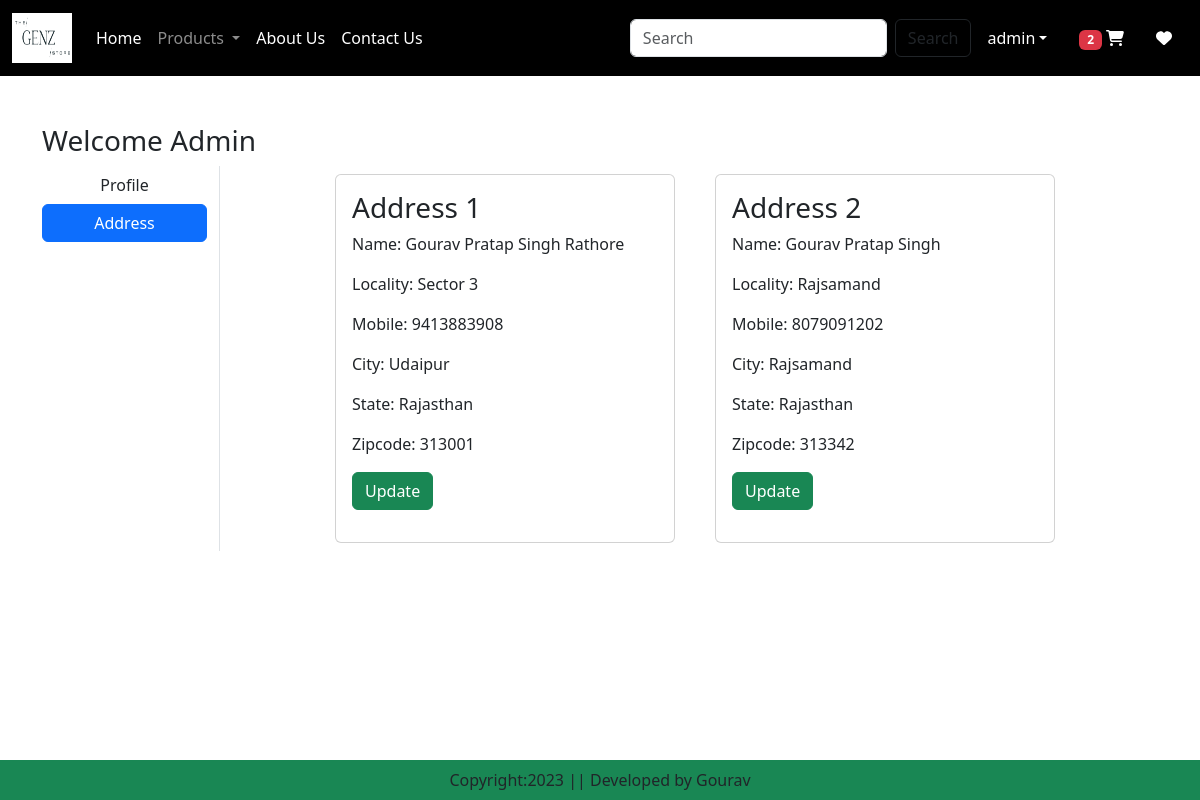
Page /address/ (signed in) on the earlier database version.
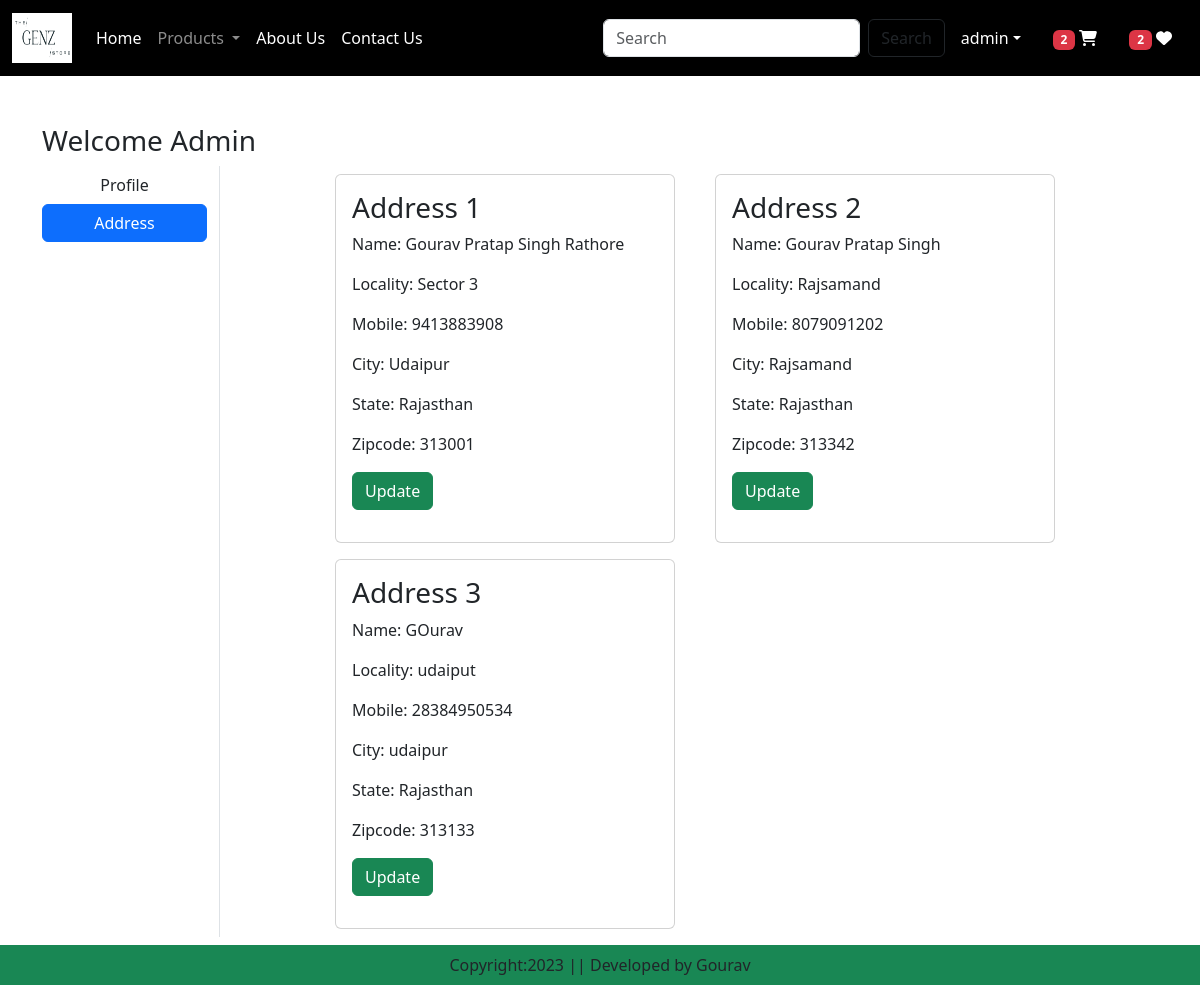
Same page on the later database version.
### app/models.py (models this page shows, shortened)
class Customer(models.Model):
    user = models.ForeignKey(User, on_delete=models.CASCADE)
    name = models.CharField(max_length=200)
    locality = models.CharField(max_length=200)
    city = models.CharField(max_length=200)
    mobile = models.IntegerField(default=0)
    zipcode = models.IntegerField()
    state = models.CharField(choices = STATE_CHOICES, max_length=100)

### app/views.py (the view)
# urls.py: path('address/', views.address, name="address"),
@login_required
def address(request):
    add=Customer.objects.filter(user=request.user)
    totalitem = 0
    wishitem=0
    if request.user.is_authenticated:
        totalitem = len(Cart.objects.filter(user=request.user))
        wishitem = len(Wishlist.objects.filter(user=request.user))
    return render(request, "app/address.html", locals())

### app/templates/app/address.html (shortened to what this page needs)
{% extends 'app/base.html' %}
{% load static %}
{% block main-content %}
<div class="container my-5">
    <div class="row">
        <h3>Welcome <span class="text-capitalize">{{request.user}}</span></h3>
        <div class="col-sm-2 border-end">
            <ul class="list-unstyled">
                <li class="d-grid"><a href="{% url 'profile' %}" class="btn">Profile</a></li>
                <li class="d-grid"><a href="{% url 'address' %}" class="btn btn-primary">Address</a></li>
            </ul>
        </div>
        <div class=" col-sm-8 offset-sm-1">
            <div class="row">
                {% for ad in add %}
                    <div class="col-sm-6">
                        <div class="card m-2">
                            <div class="card-body">
                                <h3>Address {{forloop.counter}}</h3>
                                <p>Name: {{ad.name}}</p>
                                <p>Locality: {{ad.locality}}</p>
                                <p>Mobile: {{ad.mobile}}</p>
                                <p>City: {{ad.city}}</p>
                                <p>State: {{ad.state}}</p>
                                <p>Zipcode: {{ad.zipcode}}</p>
                                <p class="text-right"><a href="{% url 'updateAddress' pk=ad.id %}" type="button" class="btn btn-success">Update</a></p>
                            </div>
                        </div>
                    </div>
                {% endfor %}
            </div>
        </div>
    </div>
</div>
{% endblock main-content %}

### app/templates/app/base.html (shortened to what this page needs)
<!DOCTYPE html>
{% load static %}
<html lang="en">
<head>
    <link href="https://cdn.jsdelivr.net/npm/bootstrap@5.3.1/dist/css/bootstrap.min.css" rel="stylesheet">
    <link href="//maxcdn.bootstrapcdn.com/font-awesome/4.1.0/css/font-awesome.min.css" rel="stylesheet">
    <link rel="stylesheet" href="{% static 'app/css/owl.carousel.min.css' %}">
    <link rel="stylesheet" href="{% static 'app/css/all.min.css' %}">
    <link rel="stylesheet" href="{% static 'app/css/style.css' %}">
</head>
<body>
    <nav class="navbar navbar-expand-lg navbar-dark bg-black">
        <div class="container-fluid">
          <a class="navbar-brand" href="#"><img src="{% static 'app/images/logo.png' %}" width="60", height = "50"></a>
          <div class="collapse navbar-collapse" id="navbarSupportedContent">
            <ul class="navbar-nav me-auto mb-2 mb-lg-0">
              {% if request.user.is_authenticated %}
              <li class="nav-item">
                <a class="nav-link active" aria-current="page" href="/">Home</a>
              </li>
              <li class="nav-item dropdown">
                <a class="nav-link dropdown-toggle" href="#" role="button" data-bs-toggle="dropdown" aria-expanded="false">
                  Products
                </a>
              </li>
              <li class="nav-item">
                <a class="nav-link text-white" href="{% url 'about' %}">About Us</a>
              </li>
              <li class="nav-item">
                <a class="nav-link text-white" href="{% url 'contact' %}">Contact Us</a>
              </li>
            </ul>
            <form class="d-flex" role="search" action="/search">
              <input class="form-control me-2" type="search" placeholder="Search" name="search" aria-label="Search">
              <button class="btn btn-outline-dark" type="submit">Search</button>
            </form>
          </div>
          <ul class="navbar-nav me-auto mb-2 mb-lg-0">
            <li class="nav-item dropdown mx-2">
                <a class="nav-link dropdown-toggle text-white" href="#" id="profileDropdown" role="button" data-bs-toggle="dropdown" aria-expanded="false">{{request.user}}</a>
            </li>
            <li class="nav-item mx-2">
                <a href="{% url 'showcart' %}" class="nav-link text-white">{% if totalitem > 0 %} <span class="badge bg-danger"> {{totalitem}} </span>{% endif %} <i class="fa fa-shopping-cart"></i></a>
            </li>
            <li class="nav-item mx-2">
                <a href="{% url 'showwishlist' %}" class="nav-link text-white">{% if wishitem > 0 %} <span class="badge bg-danger"> {{wishitem}} </span>  {% endif %} <i class="fa fa-heart"></i></a>
            </li>
            {% endif %}
          </ul>
        </div>
    </nav>
    {% block main-content %}{% endblock main-content %}
    <footer class="container-fluid bg-success fixed-bottom text-center p-2 mt-5">
        Copyright:2023 || Developed by Gourav
    </footer>
</body>
</html>

Differences in the rows shown:
added Customer: name "GOurav", locality "udaiput", mobile "28384950534", city "udaipur", state "Rajasthan", zipcode "313133"
Other differences:
{{ wishitem }}: (not shown) → "2"
